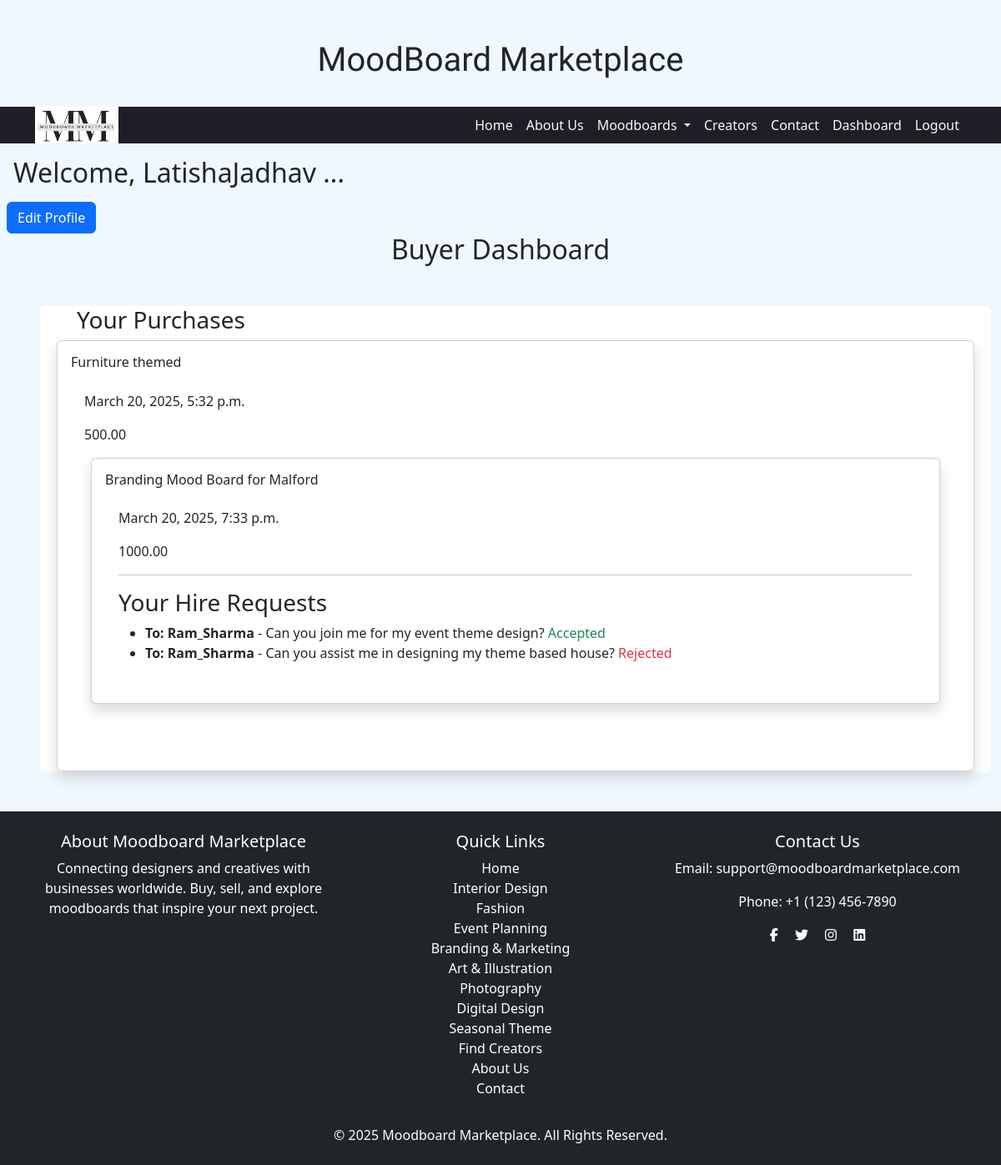
The page /moodboards/dashboard/buyer/ (signed in) on the database its author committed.
### moodboards/models.py (models this page shows, shortened)
class User(AbstractUser):
    ROLE_CHOICES = [
        ('creator', 'Creator/Designer'),
        ('buyer', 'Buyer'),
    ]
    Categories = [
    		('All','All'),
		('Seasonal Theme','Seasonal Theme'),
		('Digital Design','Digital Design'),
		('Photography','Photography'),
		('Art & Illustration','Art & Illustration'),
		('Branding & Marketing','Branding & Marketing'),
		('Event Planning','Event Planning'),
		('Fashion','Fashion'),
		('Interior Design','Interior Design'),
	]
    email = models.EmailField(unique=True)
    role = models.CharField(max_length=10, choices=ROLE_CHOICES, default='buyer')
    profile_image = models.ImageField(upload_to='profile_images/', default='profile_images/default.jpeg', blank=True)
    speciality = models.CharField(max_length=30, choices=Categories, default='All')

class Purchase(models.Model):
	buyer = models.ForeignKey(User, on_delete=models.CASCADE)
	moodboard = models.ForeignKey(Moodboard, on_delete=models.CASCADE,)
	price = models.DecimalField(max_digits=10, decimal_places=2)
	purchase_date = models.DateTimeField(auto_now_add=True)

class Moodboard(models.Model):
	creator = models.CharField(max_length=100)
	title = models.CharField(max_length=100)
	description = models.TextField()
	image = models.ImageField(upload_to='moodboards/',null=True,blank=True)
	category = models.ForeignKey(Category, on_delete=models.CASCADE)
	creator = models.ForeignKey(User, on_delete=models.CASCADE, limit_choices_to={'role':'creator'})
	price = models.DecimalField(max_digits=10,decimal_places=2)
	created_at = models.DateTimeField(auto_now_add=True)
	updated_at = models.DateTimeField(auto_now=True)

class Message(models.Model):
    sender = models.ForeignKey(User, on_delete=models.CASCADE, related_name="sent_messages")
    recipient = models.ForeignKey(User, on_delete=models.CASCADE, related_name="received_messages")
    message = models.TextField()
    STATUS_CHOICES = [
        ("pending", "Pending"),
        ("accepted", "Accepted"),
        ("rejected", "Rejected"),
    ]
    status = models.CharField(max_length=10, choices=STATUS_CHOICES, default="pending")
    notification_sent = models.BooleanField(default=False)  # New field

class Category(models.Model):
	name = models.CharField(max_length=100,unique=True)
	image = models.ImageField(upload_to='category_images/', blank=True, null=True)
	description = models.TextField()

### moodboards/views.py (the view)
# urls.py: path('moodboards/dashboard/buyer/', buyer_dashboard, name="buyer_dashboard"),
@login_required
def buyer_dashboard(request):
    sent_hire_requests = Message.objects.filter(sender=request.user)
    purchases = Purchase.objects.filter(buyer=request.user).select_related('moodboard')
    return render(request, 'moodboards/buyer_dashboard.html', {
        'sent_hire_requests': sent_hire_requests,
        'purchases': purchases  # Add purchases to context
    })

### moodboards/context_processors.py (called while the page is built)
def categories_context(request):
    return {
        'categories': Category.objects.all()  # Fetch all categories globally
    }

### templates/moodboards/buyer_dashboard.html (shortened to what this page needs)
{% extends 'moodboards/base.html' %}
{% load static %}
{% block content %}
<h2 class="m-3">Welcome, {{ user.username }} ...</h2><a href="{% url 'profile' %}" class="btn btn-primary mx-2">Edit Profile</a>
<h2 class="text-center">Buyer Dashboard</h2>
<div class="container bg-white rounded m-5">
<h3 class="your_purchases m-4 p-2 d-inline">Your Purchases</h3>
    {% for purchase in purchases %}
    <div class="purchased_moodboard card  p-2 m-2 shadow p-3 mb-5 bg-white rounded ">
        <h6 class="card-title">{{ purchase.moodboard.title }} </h6> <div class="card-body">
        <p class="card-text text-justify">{{ purchase.purchase_date }}</p>
         <p class="card-text text-justify">{{ purchase.price }}</p>
        {% empty %}
        <p>No purchases made yet.</p>
    {% endfor %}
<hr>
<h3>Your Hire Requests</h3>
<ul>
    {% for request in sent_hire_requests %}
        <li>
            <strong>To: {{ request.recipient.username }}</strong> - {{ request.message }}
            <span class="{% if request.status == 'accepted' %}text-success{% elif request.status == 'rejected' %}text-danger{% endif %}">
                {{ request.status|capfirst }}
            </span>
        </li>
    {% empty %}
        <li>No hire requests sent yet.</li>
    {% endfor %}
</ul>
{% endblock %}

### templates/moodboards/base.html (shortened to what this page needs)
<!DOCTYPE html>
<html lang="en">
<head>
    <link rel="stylesheet" href="https://cdnjs.cloudflare.com/ajax/libs/font-awesome/6.7.2/css/all.min.css" />
    {% load static %}
    <link rel="stylesheet" href="{% static 'bootstrap/css/bootstrap.min.css' %}">
    <link rel="stylesheet" href="{% static 'css/style.css' %}">
</head>
<body class="d-flex flex-column min-vh-100">
    <header>
        <h1 class="title text-center mt-5">MoodBoard Marketplace</h1>
        <nav class="navbar navbar-expand-lg navbar-dark bg-dark sticky-top">
            <div class="container">
                <a class="navbar-brand" href="#">
                    <img src="{% static 'images/logo.png' %}" alt="MoodBoard Marketplace">
                </a>
                <div class="collapse navbar-collapse" id="navbarNav">
                    <ul class="navbar-nav ms-auto">
                        <li class="nav-item"><a class="nav-link active" href="{% url 'home' %}">Home</a></li>
                        <li class="nav-item"><a class="nav-link" href="{% url 'about' %}">About Us</a></li>
                        <li class="nav-item dropdown">
                            <a class="nav-link dropdown-toggle" href="#" id="moodboardDropdown" role="button" data-bs-toggle="dropdown">
                                Moodboards
                            </a>
                        </li>
                        <li class="nav-item"><a class="nav-link" href="{% url 'creators' %}">Creators</a></li>
                        <li class="nav-item"><a class="nav-link" href="{% url 'contact' %}">Contact</a></li>
                        {% if user.is_authenticated %}
                        	<li class="nav-item"><a class="nav-link" href="{% url 'dashboard' %}">Dashboard</a></li>
    				<li class="nav-item"><a class="nav-link" href="{% url 'logout' %}">Logout</a></li>
			{% else %}
    				<li class="nav-item"><a class="nav-link" href="{% url 'login' %}">Login</a></li>
    				<li class="nav-item"><a class="nav-link" href="{% url 'register' %}">Signup</a></li>
{% endif %}
                    </ul>
                </div>
            </div>
        </nav>
    </header>
    <main class="flex-grow-1">
        {% block content %}
        {% endblock %}
    </main>
<footer class="footer mt-auto py-4 bg-dark text-white">
    <div class="container text-center">
        <div class="row">
            <div class="col-md-4">
                <h5>About Moodboard Marketplace</h5>
                <p>Connecting designers and creatives with businesses worldwide. Buy, sell, and explore moodboards that inspire your next project.</p>
            </div>
            <div class="col-md-4">
                <h5>Quick Links</h5>
                <ul class="list-unstyled">
                    <li><a href="{% url 'home' %}" class="quick-link text-white text-decoration-none">Home</a></li>
                     {% for category in categories %}
            <li><a href="{% url 'moodboard_list' category.id %}" class="quick-link text-white text-decoration-none">{{ category.name }}</a></li>
        {% endfor %}
                    <li><a href="{% url 'creators' %}" class="quick-link text-white text-decoration-none">Find Creators</a></li>
                    <li><a href="{% url 'about' %}" class="quick-link text-white text-decoration-none">About Us</a></li>
                    <li><a href="{% url 'contact' %}" class="quick-link text-white text-decoration-none">Contact</a></li>
                </ul>
            </div>
            <div class="col-md-4">
                <h5>Contact Us</h5>
                <p>Email: support@moodboardmarketplace.com</p>
                <p>Phone: +1 (123) 456-7890</p>
                <div class="social-icons">
                    <a href="#" class="text-white me-3"><i class="fab fa-facebook-f"></i></a>
                    <a href="#" class="text-white me-3"><i class="fab fa-twitter"></i></a>
                    <a href="#" class="text-white me-3"><i class="fab fa-instagram"></i></a>
                    <a href="#" class="text-white"><i class="fab fa-linkedin"></i></a>
                </div>
            </div>
        </div>
        <div class="mt-3">
            <p class="mb-0">&copy; 2025 Moodboard Marketplace. All Rights Reserved.</p>
        </div>
    </div>
</footer>
</body>
</html>

### moodboards/static/css/style.css (style rules this page uses)
body { background-color: aliceblue; }
.title { font-family: "Caprasimo"; text-align: center; margin:2rem; }
.navbar { background-color: #1E1F26 !important; padding:0; }
.navbar-brand { height:100%; padding:0; }
.navbar-brand img { width:100px; max-height:4rem; }
.navbar a { color: #F8F9FA !important; }
footer { background-color: #003366; color: white; text-align: center; padding: 20px; }

### rows shown on the page
User: username "LatishaJadhav"
Purchase: moodboard "Furniture themed", purchase_date "March 20, 2025, 5:32 p.m.", price "500.00"
Purchase: moodboard "Branding Mood Board for Malford", purchase_date "March 20, 2025, 7:33 p.m.", price "1000.00"
Message: recipient.username "Ram_Sharma", message "Can you join me for my event theme design?", status "Accepted"
Message: recipient.username "Ram_Sharma", message "Can you assist me in designing my theme based house?", status "Rejected"
Category: name "Interior Design"
Category: name "Fashion"
Category: name "Event Planning"
Category: name "Branding & Marketing"
Category: name "Art & Illustration"
Category: name "Photography"
Category: name "Digital Design"
Category: name "Seasonal Theme"
